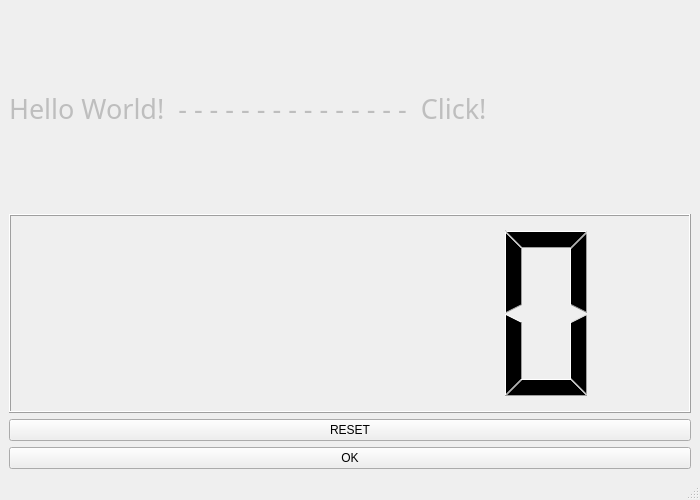
<?xml version="1.0" encoding="UTF-8"?>
<ui version="4.0">
 <class>MainWindow</class>
 <widget class="QMainWindow" name="MainWindow">
  <property name="geometry">
   <rect>
    <x>0</x>
    <y>0</y>
    <width>700</width>
    <height>500</height>
   </rect>
  </property>
  <property name="cursor">
   <cursorShape>ArrowCursor</cursorShape>
  </property>
  <property name="mouseTracking">
   <bool>false</bool>
  </property>
  <property name="windowTitle">
   <string>QtPractice</string>
  </property>
  <widget class="QWidget" name="centralwidget">
   <layout class="QGridLayout" name="gridLayout">
    <item row="1" column="0">
     <widget class="QLCDNumber" name="cnt__test"/>
    </item>
    <item row="0" column="0">
     <widget class="QLabel" name="lbl__test">
      <property name="enabled">
       <bool>false</bool>
      </property>
      <property name="font">
       <font>
        <family>D2Coding</family>
        <pointsize>20</pointsize>
       </font>
      </property>
      <property name="text">
       <string>Hello World!  - - - - - - - - - - - - - - -  Click!</string>
      </property>
     </widget>
    </item>
    <item row="3" column="0">
     <widget class="QPushButton" name="btn__cnt">
      <property name="text">
       <string>OK</string>
      </property>
      <property name="checkable">
       <bool>false</bool>
      </property>
      <property name="checked">
       <bool>false</bool>
      </property>
     </widget>
    </item>
    <item row="2" column="0">
     <widget class="QPushButton" name="btn__reset">
      <property name="text">
       <string>RESET</string>
      </property>
     </widget>
    </item>
   </layout>
  </widget>
  <widget class="QMenuBar" name="menubar">
   <property name="geometry">
    <rect>
     <x>0</x>
     <y>0</y>
     <width>700</width>
     <height>21</height>
    </rect>
   </property>
  </widget>
  <widget class="QStatusBar" name="statusbar"/>
 </widget>
 <resources/>
 <connections/>
</ui>
